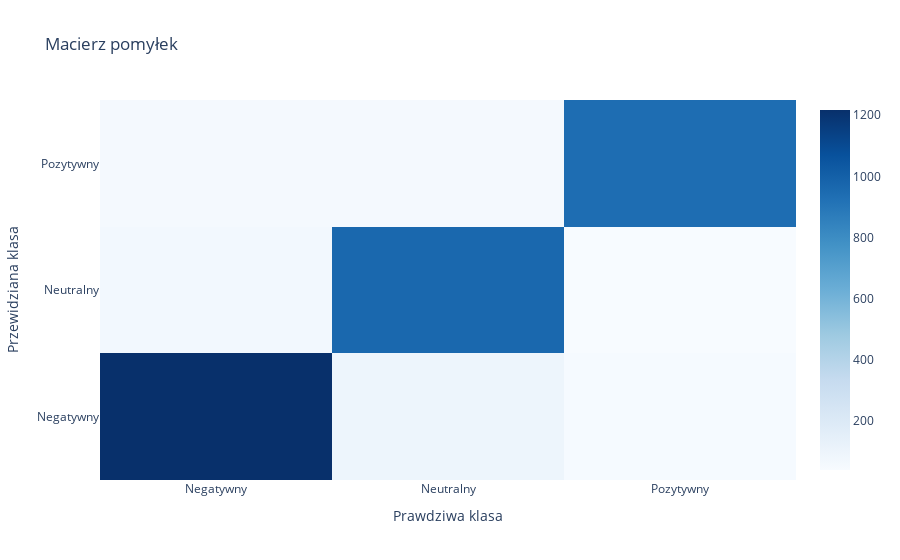

This figure's notebook cell:
### Code cell
preds = trainer.predict(encoded_test).predictions.argmax(-1)
true_vals = encoded_test['labels']
labels = ['Negatywny', 'Neutralny', 'Pozytywny']

plot_confusion_matrix(preds, true_vals, labels)

### Figure 1 — Plotly figure (JSON) as saved in the notebook; plotly's stock layout.template omitted (floating-point values rounded to 4 significant figures)
{"data": [{"colorscale": [[0, "rgb(247,251,255)"], [0.125, "rgb(222,235,247)"], [0.25, "rgb(198,219,239)"], [0.375, "rgb(158,202,225)"], [0.5, "rgb(107,174,214)"], [0.625, "rgb(66,146,198)"], [0.75, "rgb(33,113,181)"], [0.875, "rgb(8,81,156)"], [1, "rgb(8,48,107)"]], "hoverongaps": false, "type": "heatmap", "x": ["Negatywny", "Neutralny", "Pozytywny"], "y": ["Negatywny", "Neutralny", "Pozytywny"], "z": [[1217, 98, 48], [66, 964, 39], [57, 56, 940]]}], "layout": {"title": {"text": "Macierz pomyłek"}, "xaxis": {"title": {"text": "Prawdziwa klasa"}}, "yaxis": {"title": {"text": "Przewidziana klasa"}}}}
